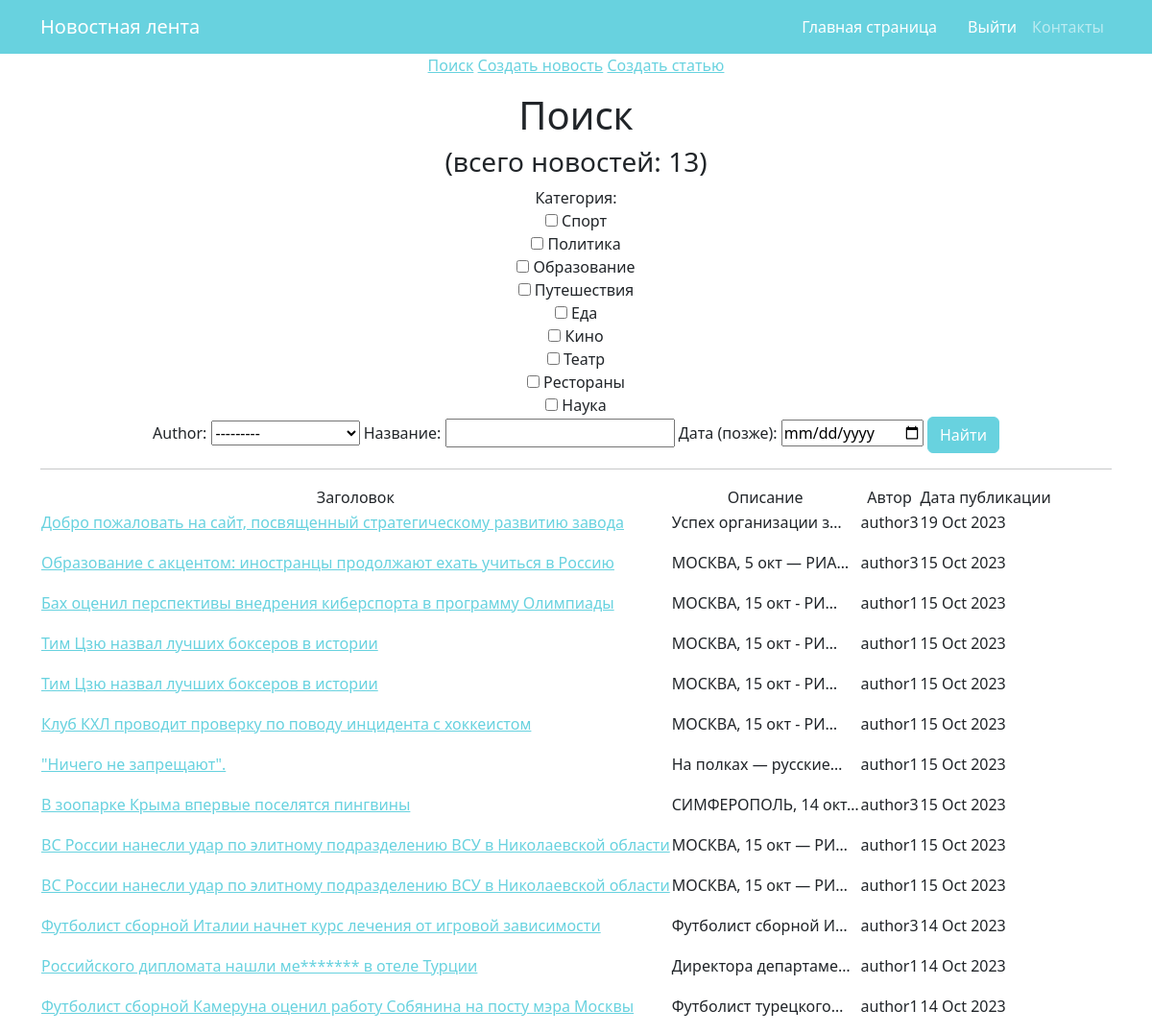
Page /news/search/ on the earlier database version.
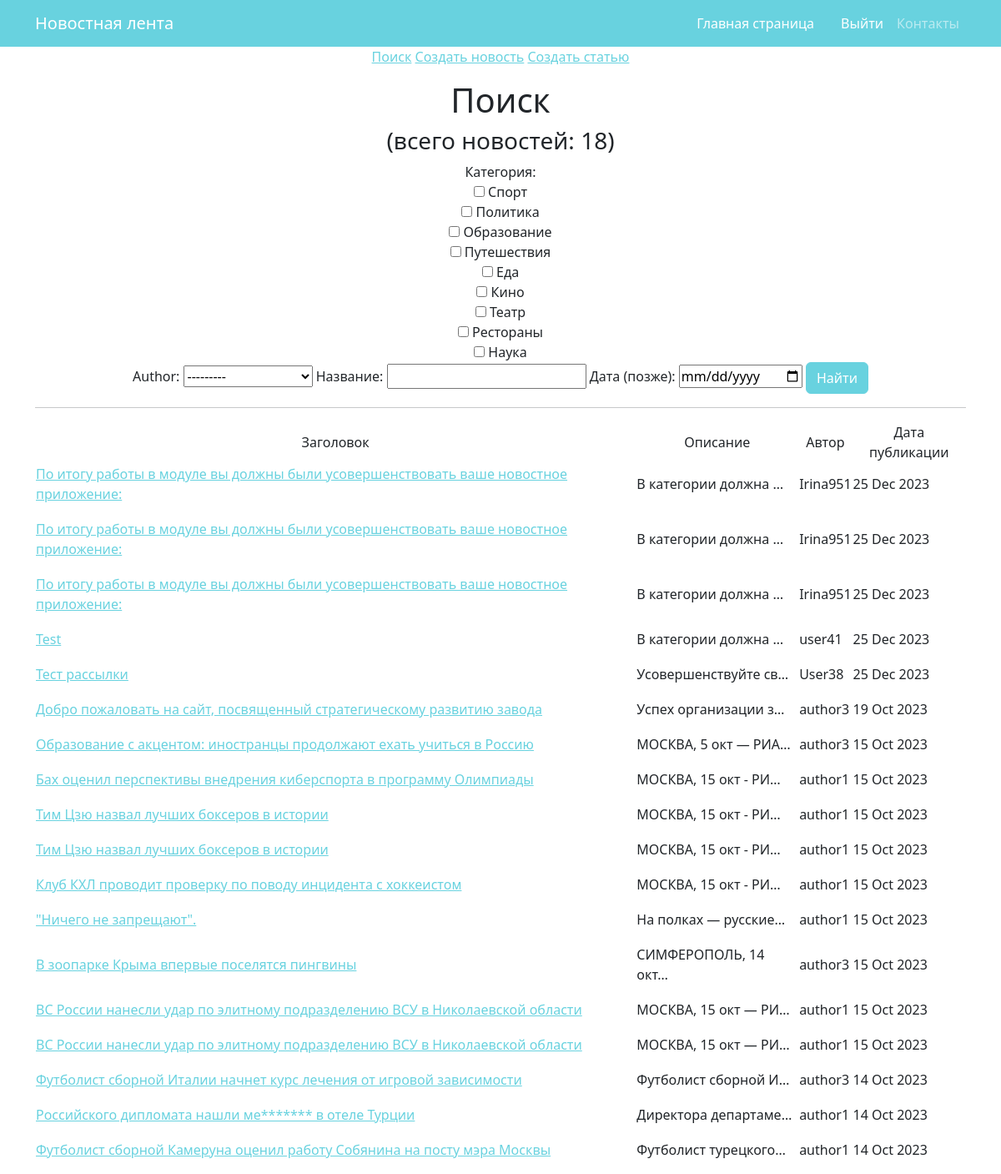
Same page on the later database version.
### news/models.py (models this page shows, shortened)
class Post(models.Model):
    author = models.ForeignKey(Author, on_delete=models.CASCADE, verbose_name=pgettext_lazy('Author', 'Author'))
    type = models.CharField(max_length=7, choices=TYPE, default='NWS')
    time_in = models.DateTimeField(auto_now_add=True)
    category = models.ManyToManyField(Category, through='PostCategory')
    title = models.CharField(max_length=100)
    text = models.TextField()
    rating = models.IntegerField(default=0)

class Author(models.Model):
    name = models.CharField(max_length=255)
    users = models.OneToOneField(User, on_delete=models.CASCADE)
    user_rating = models.IntegerField(default=0)
    def __str__(self):
        return self.name

### news/views.py (the view)
# urls.py: path('search/', PostSearch.as_view(), name='search'),
class PostSearch(ListView):
    model = Post
    template_name = 'search.html'
    context_object_name = 'posts'
    ordering = ['-time_in']
    def get_context_data(self, **kwargs):
        context = super().get_context_data(**kwargs)
        context['filter'] = PostFilter(self.request.GET, queryset=self.get_queryset())
        return context

### news/models.py (called while the page is built)
    def __str__(self):
        return self.name.title()

### news/templatetags/custom_filters.py (called while the page is built)
@register.filter()
def censor(value):
    for word in censored_word:
        if word.lower() in value.lower():
            value = value.replace(word[2:], '*' * len(word))
    return value

### templates/search.html (shortened to what this page needs)
{% extends 'flatpages/default.html' %}
{% load custom_filters %}
{% load custom_tags %}
{% block content %}
<a href="/news/search/">Поиск</a>
<a href="/news/create/">Создать новость</a>
<a href="/news/create/">Создать статью</a>
<p>
<h1>Поиск</h1>
<h3>(всего новостей: {{ posts|length }})</h3>
<form method='GET'>
    {{ filter.form }}
    <input class="btn btn-primary" type='submit' value='Найти'>
</form>
   <hr>
       <table>
           <tr>
               <td>Заголовок</td>
               <td>Описание</td>
               <td>Автор</td>
               <td>Дата публикации</td>
           </tr>
           {% for post in filter.qs %}
           <tr>
               <td>
                <p align="left"><a href="/news/{{ post.id  }}">{{ post.title|censor }} </a>
            </td>
               <td><p align="left">{{ post.text|truncatechars:20 }}</td>
               <td><p align="left">{{ post.author }}</td>
               <td><p align="left">{{ post.time_in|date:'d M Y' }}</td>
           </tr>
           {% endfor %}
</table>
{% endblock content %}

Differences in the rows shown:
added Post: title|censor "По итогу работы в модуле вы должны были усовершенствовать ваше новостное приложение:", text "В категории должна …", author "Irina951", time_in "25 Dec 2023"
added Post: title|censor "По итогу работы в модуле вы должны были усовершенствовать ваше новостное приложение:", text "В категории должна …", author "Irina951", time_in "25 Dec 2023"
added Post: title|censor "По итогу работы в модуле вы должны были усовершенствовать ваше новостное приложение:", text "В категории должна …", author "Irina951", time_in "25 Dec 2023"
added Post: title|censor "Test", text "В категории должна …", author "user41", time_in "25 Dec 2023"
added Post: title|censor "Тест рассылки", text "Усовершенствуйте св…", author "User38", time_in "25 Dec 2023"
Other differences:
{{ posts|length }}: "13" → "18"
